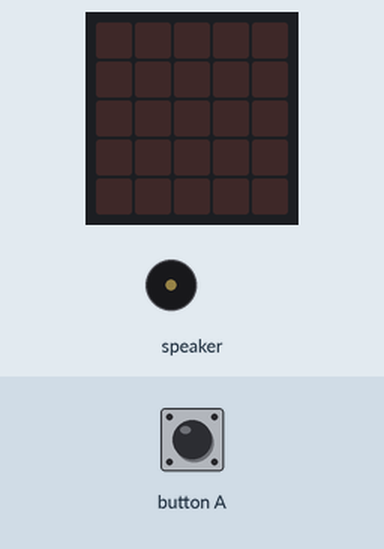
The program below on a simulated Calliope mini (MakeCode). On the bench: the board's 5×5 LED display, buzzer (waves = sounding). Inputs (shaded band) come from the test bench.

Above: at 1.2 s.
1.3 s: button A pressed for 0.15 s
At 9.46 s:
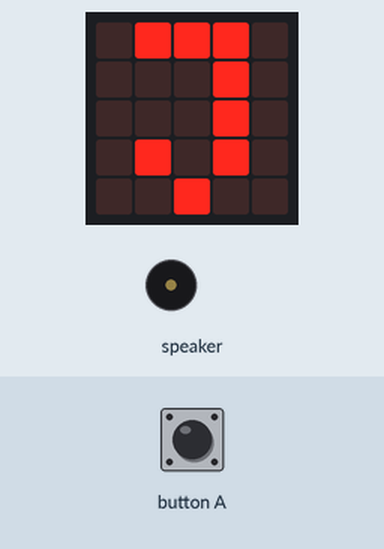
At 12.1 s:
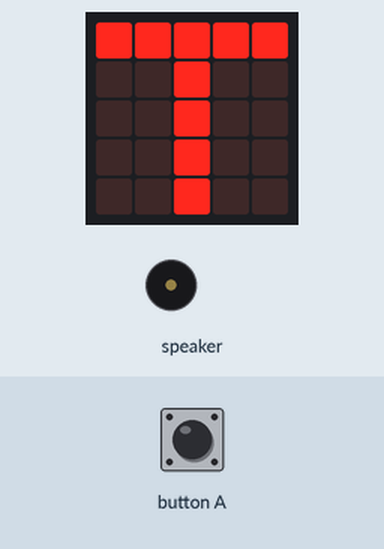
Timing chart, 0 to 12.3 s (numbered marks = the images above; inputs shaded):
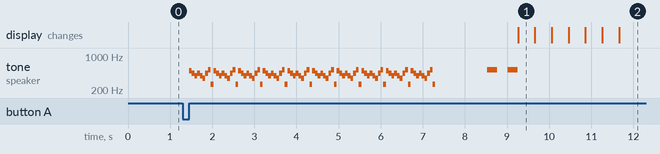

The program:

main.ts
```typescript
input.onButtonEvent(Button.A, input.buttonEventClick(), function () {
    for (let index = 0; index < 10; index++) {
        music.playMelody("B A G A G F A C5 ", 1000)
        music.playTone(262, music.beat(BeatFraction.Whole))
    }
    music.playMelody("- - - - - C5 - C5 ", 250)
    basic.showLeds(`
        . # # # .
        . . . # .
        . . . # .
        . # . # .
        . . # . .
        `)
    basic.showLeds(`
        . . . . .
        . # # # .
        . # . # .
        . # # # .
        . # . # .
        `)
    basic.showLeds(`
        . . # # .
        . # . . .
        . # . . .
        . # . . .
        . . # # .
        `)
    basic.showLeds(`
        . # . . #
        . # . # .
        . # # . .
        . # . # .
        . # . . #
        `)
    basic.showLeds(`
        . # # # .
        . # . # .
        . # # # .
        . # . . .
        . # . . .
        `)
    basic.showLeds(`
        . # # # .
        . # . # .
        . # . # .
        . # . # .
        . # # # .
        `)
    basic.showLeds(`
        # # # # #
        . . # . .
        . . # . .
        . . # . .
        . . # . .
        `)
})
```

test.ts
```typescript
// Hier kann man Tests durchführen; diese Datei wird nicht kompiliert, wenn dieses Paket als Erweiterung verwendet wird.
```

Measured:
- after the input at 1.3 s, tone on speaker: plays 494 Hz for 0.07 s, 440 Hz for 0.07 s, 392 Hz for 0.07 s, 440 Hz for 0.07 s, 392 Hz for 0.07 s, 349 Hz for 0.07 s … (92 notes in this stretch), starting after 0.15 s; the display: changes after 8.0 s (image 1)
- what the display in image 1 shows lasts 0.4 s, from 9.3 s to 9.7 s
